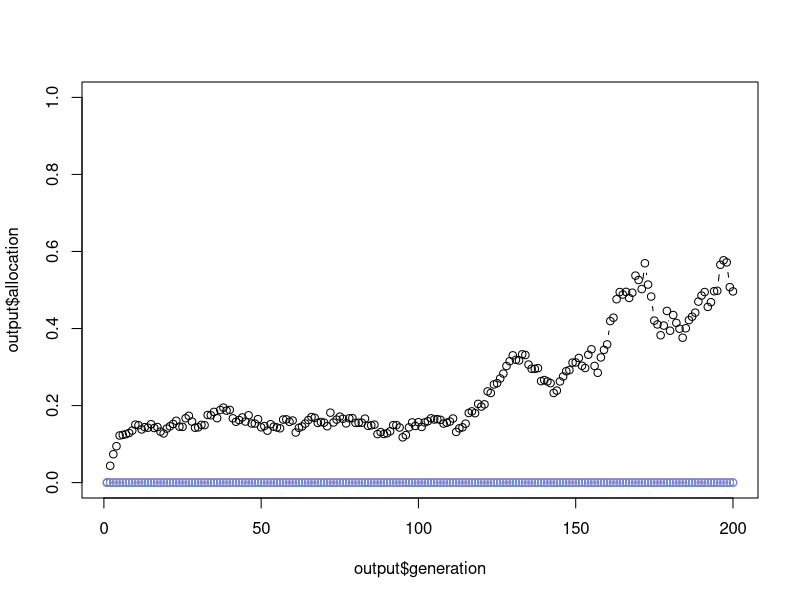

Generate this figure with R:
rm(list=ls())
hack <- FALSE

## Load in required packages ##
library(tidyverse)
library(ggplot2)
##

###### Save useful functions ##
prob_to_log <- function(p){
  return(log(p / (1 - p)))
}

log_to_prob <- function(logit){
  return(1 / (1 + exp(-logit)))
}

## Model function ##
generations = 200
N = 500
P = 0.5
cost = 0.02
Baseline = -1

learning_rate = 5

min_lifespan = 20
max_lifespan = 20

min_learningspeed = 0
max_learningspeed = 0

min_allocation = 0
max_allocation = 1

min_generalisation = 0
max_generalisation = 0

min_verticaltransmission = 0
max_verticaltransmission = 0

vertical_transmission_rate = 0.5

output <- data.frame(
  generation = c(1:generations),
  allocation = vector(length=generations),
  learning_speed = vector(length=generations),
  generalisation = vector(length=generations)
)

start_time <- Sys.time()
print(paste0("Starting simulations where P = ", P))


for(gen in 1:generations){
  
  # 1) Sample values for a fresh generation

  if (gen==1) {
    fitness = rep(0.001, N)
    total_payoff = rep(0, N)
    learning_speed = rep(min_learningspeed, N)
    allocation = rep(min_allocation, N)
    generalisation = rep(min_generalisation, N)
    vertical_transmission = rep(min_verticaltransmission, N)
    Lifespan = rep(min_lifespan, N)
  } else {
    parents <- sample(c(1:N), replace=T, prob=fitness)
    
    fitness = rep(0.001, N)
    total_payoff = rep(0, N)
    learning_speed <- pmin(pmax(learning_speed[parents] + rnorm(N, mean = 0, sd = 0.1), min_learningspeed), max_learningspeed)
    allocation <- pmin(pmax(allocation[parents] + rnorm(N, mean = 0, sd = 0.1), min_allocation), max_allocation)
    generalisation <- pmin(pmax(generalisation[parents] + rnorm(N, mean = 0, sd = 0.1), min_generalisation), max_generalisation)
    vertical_transmission <- pmin(pmax(vertical_transmission[parents] + rnorm(N, mean = 0, sd = 0.1), min_verticaltransmission), max_verticaltransmission)
    Lifespan <- round(pmin(pmax(Lifespan[parents] + rnorm(N, mean = 0, sd = 0.1), min_lifespan), max_lifespan))
  }
  prob_A = Baseline + 4*(allocation-0.5) - (4*learning_speed)
  prob_B = Baseline + 4*(0.5-allocation) - (4*learning_speed)
  
  
  # 2) Solve tasks
  if (hack) {
    Tasks <- rbinom(N, Lifespan, P)
    total_payoff <- rbinom(N, Tasks, log_to_prob(prob_A)) + rbinom(N, Lifespan-Tasks, log_to_prob(prob_B))
    prob_A <- prob_A + Tasks*learning_rate*learning_speed*allocation + (Lifespan-Tasks)*(learning_rate * learning_speed * (1-allocation) * generalisation)
    prob_B <- prob_B + (Lifespan-Tasks)*(learning_rate * learning_speed * (1-allocation)) + Tasks*(learning_rate * learning_speed * (1-allocation)*generalisation)
  } else {
    for(agent in 1:N) {
      Tasks <- rbinom(Lifespan[agent], 1, P)
      for(task in Tasks){
        total_payoff[agent] <- rbinom(1, 1, prob = (task*log_to_prob(prob_A[agent])) + (1-task)*log_to_prob(prob_B[agent]))
        
        prob_A[agent] <- prob_A[agent] + task*(learning_rate * learning_speed[agent] * allocation[agent]) + (1-task)*(learning_rate * learning_speed[agent] * (1-allocation[agent]) * generalisation[agent])
        prob_B[agent] <- prob_B[agent] + (1-task)*(learning_rate * learning_speed[agent] * (1-allocation[agent])) + task*(learning_rate * learning_speed[agent] * allocation[agent]*generalisation[agent])
      }
    }
  }
  
  # 3) Calculate fitness
  total_payoff <- pmax(total_payoff - cost*(learning_speed + generalisation + vertical_transmission) * Lifespan, 0.001)
  fitness <- total_payoff/sum(total_payoff)
  
  # 4) Save data
  output$allocation[gen] <- mean(allocation)
  output$learning_speed[gen] <- mean(learning_speed)
  output$generalisation[gen] <- mean(generalisation)
  
}

end_time <- Sys.time()
end_time - start_time

plot(output$allocation~output$generation, type="b", ylim=c(0, 1))
lines(output$learning_speed~output$generation, type="b", col="maroon")
lines(output$generalisation~output$generation, type="b", col="cornflowerblue")

